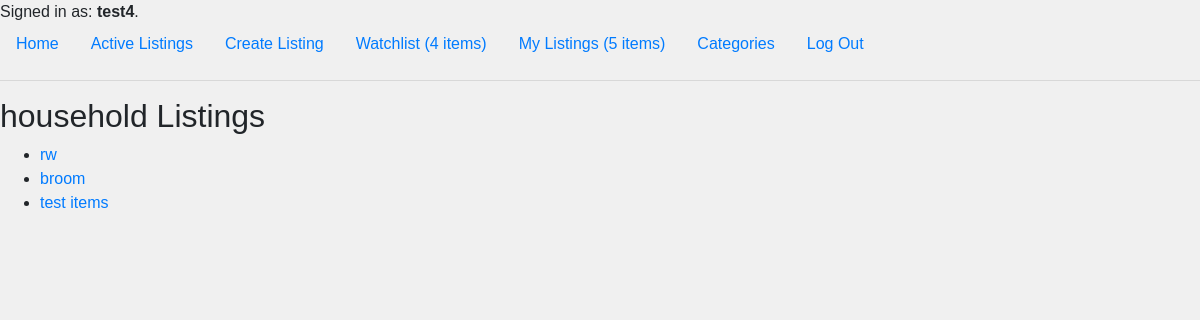
Screenshot of /category/2/ (signed in) with the database file from the repository.
### auctions/models.py (models this page shows, shortened)
class User(AbstractUser):
    watchlist = models.OneToOneField('Watchlist', on_delete=models.CASCADE, null=True, blank=True, related_name='user_watchlist')

class Watchlist(models.Model):
    user = models.OneToOneField(User, on_delete=models.CASCADE, primary_key=True, related_name='user_watchlist')
    listings = models.ManyToManyField(Listing)

class Category(models.Model):
    name = models.CharField(max_length=255)

class Listing(models.Model):
    title = models.CharField(max_length=100)
    description = models.TextField()
    starting_bid = models.DecimalField(max_digits=10, decimal_places=2)
    current_bid = models.DecimalField(max_digits=10, decimal_places=2, null=True, blank=True)
    image_url = models.URLField(null=True, blank=True)
    category = models.ForeignKey('Category', on_delete=models.SET_NULL, null=True, blank=True)
    created_by = models.ForeignKey(User, on_delete=models.CASCADE, related_name="listings_created")
    created_at = models.DateTimeField(auto_now_add=True)
    active = models.BooleanField(default=True)

### auctions/views.py (the view)
# urls.py: path('category/<int:category_id>/', category_detail, name='category_detail'),
def category_detail(request, category_id):
    category = get_object_or_404(Category, pk=category_id)
    listings = Listing.objects.filter(category=category)
    return render(request, "auctions/category_detail.html", {"category": category, "listings": listings})

### auctions/templates/auctions/category_detail.html
{% extends "auctions/layout.html" %}
{% block body %}
  <h2>{{ category.name }} Listings</h2>
  <ul>
    {% for listing in listings %}
      <li><a href="{% url 'listing' listing.id %}">{{ listing.title }}</a></li>
    {% endfor %}
  </ul>
{% endblock %}

### auctions/templates/auctions/layout.html (shortened to what this page needs)
{% load static %}
<!DOCTYPE html>
<html lang="en">
<head>
    <link rel="stylesheet" href="https://stackpath.bootstrapcdn.com/bootstrap/4.4.1/css/bootstrap.min.css"
>
    <link href="{% static 'auctions/styles.css' %}" rel="stylesheet">
</head>
<body>
<div>
    {% if user.is_authenticated %}
        Signed in as: <strong>{{ user.username }}</strong>.
    {% else %}
        Not signed in.
    {% endif %}
</div>
<ul class="nav">
    <li class="nav-item">
        <a class="nav-link" href="{% url 'index' %}">Home</a>
    </li>
    {% if user.is_authenticated %}
        <li class="nav-item">
            <a class="nav-link" href="{% url 'active_listings' %}">Active Listings</a>
        </li>
        <li class="nav-item">
            <a class="nav-link" href="{% url 'create_listing' %}">Create Listing</a>
        </li>
        <li class="nav-item">
            <a class="nav-link" href="{% url 'watchlist' %}">Watchlist
                {% if user.user_watchlist %}
                    ({{ user.user_watchlist.listings.count }} items)
                {% endif %}
            </a>
        </li>
        <li class="nav-item">
            <a class="nav-link" href="{% url 'my_listings' %}">My Listings
                {% if user.listings_created %}
                    ({{ user.listings_created.count }} items)
                {% endif %}
            </a>
        </li>
		<li class="nav-item">
		<a class="nav-link" href="{% url 'category_list' %}">Categories</a>
		</li>
        <li class="nav-item">
            <a class="nav-link" href="{% url 'logout' %}">Log Out</a>
        </li>
    {% endif %}
</ul>
<hr>
{% block body %}
{% endblock %}
</body>
</html>

### auctions/static/auctions/styles.css (style rules this page uses)
body { font-family: 'Arial', sans-serif; margin: 0; padding: 0; background-color: #f0f0f0; }

### rows the page displays
User: username "test4", user_watchlist.listings.count "4", listings_created.count "5"
Category: name "household"
Listing: title "rw"
Listing: title "broom"
Listing: title "test items"
